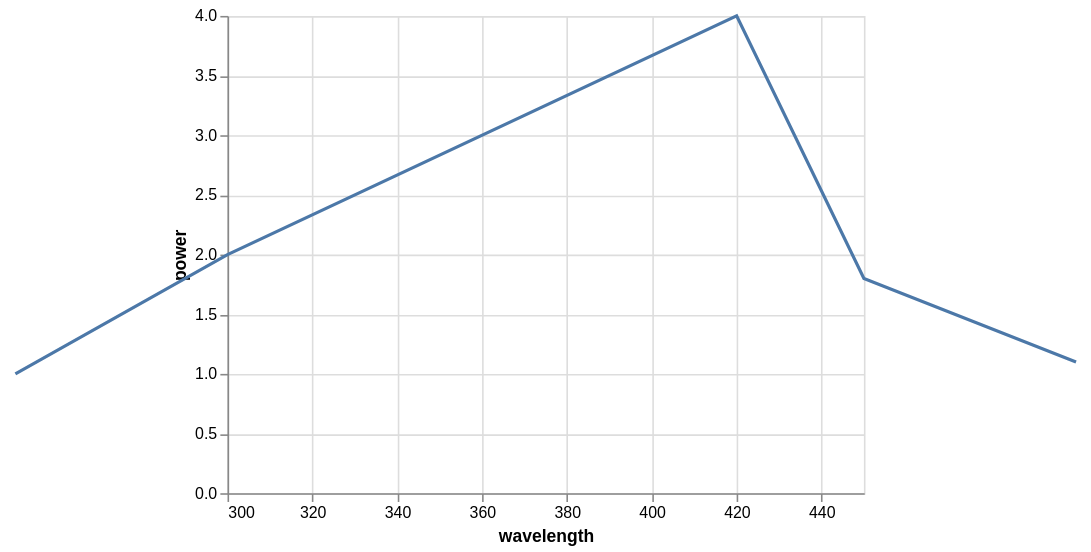

Write a Vega-Lite specification for this figure.
### Vega specification from a JSON file in a GitHub repository (floating-point values rounded to 4 significant figures)
{"$schema": "https://vega.github.io/schema/vega/v5.json", "background": "white", "padding": 5, "width": 400, "height": 300, "style": "cell", "data": [{"name": "source_0", "values": [{"wavelength": 250, "power": 1}, {"wavelength": 300, "power": 2}, {"wavelength": 420, "power": 4}, {"wavelength": 450, "power": 1.8}, {"wavelength": 500, "power": 1.1}]}, {"name": "data_0", "source": "source_0", "transform": [{"type": "formula", "expr": "toNumber(datum[\"wavelength\"])", "as": "wavelength"}]}], "marks": [{"name": "marks", "type": "line", "style": ["line"], "sort": {"field": "x"}, "from": {"data": "data_0"}, "encode": {"update": {"stroke": {"value": "#4c78a8"}, "description": {"signal": "\"wavelength: \" + (format(datum[\"wavelength\"], \"\")) + \"; power: \" + (format(datum[\"power\"], \"\"))"}, "x": {"scale": "x", "field": "wavelength"}, "y": {"scale": "y", "field": "power"}, "defined": {"signal": "isValid(datum[\"wavelength\"]) && isFinite(+datum[\"wavelength\"]) && isValid(datum[\"power\"]) && isFinite(+datum[\"power\"])"}}}}], "scales": [{"name": "x", "type": "linear", "domain": [300, 450], "range": [0, {"signal": "width"}], "zero": false}, {"name": "y", "type": "linear", "domain": {"data": "data_0", "field": "power"}, "range": [{"signal": "height"}, 0], "nice": true, "zero": true}], "axes": [{"scale": "x", "orient": "bottom", "gridScale": "y", "grid": true, "tickCount": {"signal": "ceil(width/40)"}, "domain": false, "labels": false, "aria": false, "maxExtent": 0, "minExtent": 0, "ticks": false, "zindex": 0}, {"scale": "y", "orient": "left", "gridScale": "x", "grid": true, "tickCount": {"signal": "ceil(height/40)"}, "domain": false, "labels": false, "aria": false, "maxExtent": 0, "minExtent": 0, "ticks": false, "zindex": 0}, {"scale": "x", "orient": "bottom", "grid": false, "title": "wavelength", "labelFlush": true, "labelOverlap": true, "tickCount": {"signal": "ceil(width/40)"}, "zindex": 0}, {"scale": "y", "orient": "left", "grid": false, "title": "power", "labelOverlap": true, "tickCount": {"signal": "ceil(height/40)"}, "zindex": 0}]}
